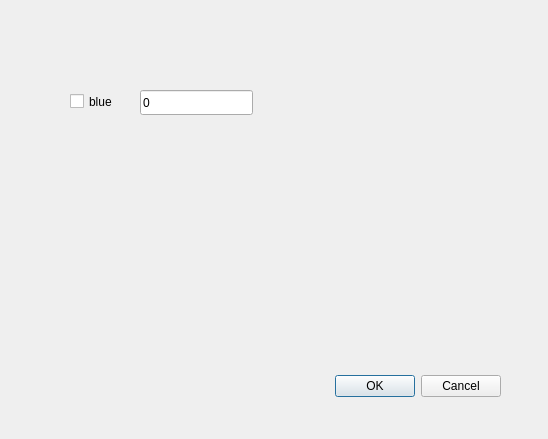
<?xml version="1.0" encoding="UTF-8"?>
<ui version="4.0">
 <class>Assignment</class>
 <widget class="QDialog" name="Assignment">
  <property name="geometry">
   <rect>
    <x>0</x>
    <y>0</y>
    <width>548</width>
    <height>439</height>
   </rect>
  </property>
  <property name="windowTitle">
   <string>Dialog</string>
  </property>
  <widget class="QDialogButtonBox" name="buttonBox">
   <property name="geometry">
    <rect>
     <x>330</x>
     <y>370</y>
     <width>171</width>
     <height>32</height>
    </rect>
   </property>
   <property name="orientation">
    <enum>Qt::Horizontal</enum>
   </property>
   <property name="standardButtons">
    <set>QDialogButtonBox::Cancel|QDialogButtonBox::Ok</set>
   </property>
  </widget>
  <widget class="QCheckBox" name="checkBox">
   <property name="geometry">
    <rect>
     <x>70</x>
     <y>90</y>
     <width>61</width>
     <height>23</height>
    </rect>
   </property>
   <property name="text">
    <string>blue</string>
   </property>
  </widget>
  <widget class="QLineEdit" name="lineEdit">
   <property name="geometry">
    <rect>
     <x>140</x>
     <y>90</y>
     <width>113</width>
     <height>25</height>
    </rect>
   </property>
   <property name="text">
    <string>0</string>
   </property>
  </widget>
 </widget>
 <resources/>
 <connections>
  <connection>
   <sender>buttonBox</sender>
   <signal>accepted()</signal>
   <receiver>Assignment</receiver>
   <slot>accept()</slot>
   <hints>
    <hint type="sourcelabel">
     <x>248</x>
     <y>254</y>
    </hint>
    <hint type="destinationlabel">
     <x>157</x>
     <y>274</y>
    </hint>
   </hints>
  </connection>
  <connection>
   <sender>buttonBox</sender>
   <signal>rejected()</signal>
   <receiver>Assignment</receiver>
   <slot>reject()</slot>
   <hints>
    <hint type="sourcelabel">
     <x>316</x>
     <y>260</y>
    </hint>
    <hint type="destinationlabel">
     <x>286</x>
     <y>274</y>
    </hint>
   </hints>
  </connection>
 </connections>
</ui>
